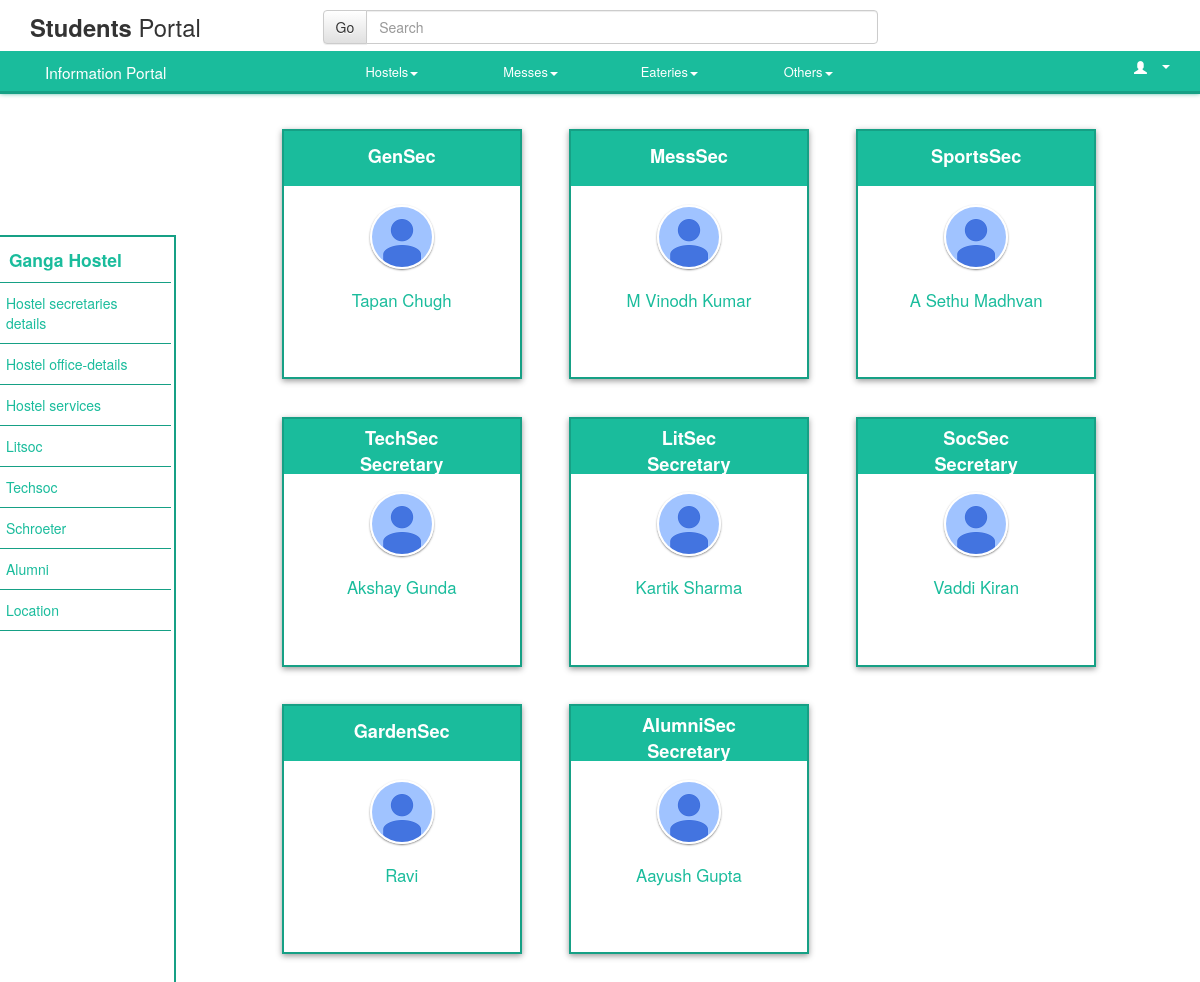
Screenshot of /hostel/hostel.php?id=4 with the database file from the repository.
### tables this page shows
CREATE TABLE IF NOT EXISTS `hostel_list` (
`hostel_id` int(11) NOT NULL,
  `hostel_name` varchar(11) NOT NULL,
  `lat` double NOT NULL,
  `long` double NOT NULL,
  `hostel_nick` varchar(10) NOT NULL,
  `DOffice` varchar(400) NOT NULL,
  `Numbers` varchar(40) NOT NULL
);

CREATE TABLE IF NOT EXISTS `contacts` (
  `hostel_id` int(1) DEFAULT NULL,
  `s_no` int(11) NOT NULL,
  `username` varchar(8) NOT NULL,
  `name` varchar(25) DEFAULT NULL,
  `post` varchar(27) DEFAULT NULL,
  `room` varchar(6) NOT NULL,
  `contact_no` bigint(10) DEFAULT NULL,
  `email_id` varchar(29) DEFAULT NULL
);

### hostel/hostel.php (the view, shortened to what this page needs)
<?php
$id=$_GET['id'];
$sql="SELECT * FROM hostel_list WHERE hostel_id='{$id}'";
$data=mysql_query($sql);
$row=mysql_fetch_assoc($data);
$name=$row["hostel_name"];
?>
<!DOCTYPE html>
<html>
	<head>
        <link rel="stylesheet" href="https://maxcdn.bootstrapcdn.com/bootstrap/3.3.1/css/bootstrap.min.css" />
        <link rel="stylesheet" href="https://maxcdn.bootstrapcdn.com/bootstrap/3.3.1/css/bootstrap-theme.min.css" />
		<link href="css/hostel.css" rel="stylesheet" />
		<link rel="stylesheet" type="text/css" href="css/hostel.css"/>
		<link rel="stylesheet" type="text/css" href="../css/ferro.css"/>
		<link rel="stylesheet" type="text/css" href="../css/wheelmenu.css"/>
		<link rel="stylesheet" type="text/css" href="../css/dnb.css" />
	</head>
<body>
	    <?php
			require '../includes/navbar.php'
        ?>
		<div class="container-fluid contain1">
			<div class="row">
				<div class="sidebar col-xs-1 col-sm-1 col-md-2 col-lg-2">
					<ul class="nav nav-sidebar">
							<li class="bull"><a href='#' id="hos"><?php echo $name;?> Hostel</a></li>
							<li class="bull"><a href='#' class="kill">Hostel secretaries details</a></li>
							<li class="bull"><a href='head.php?varname=<?php echo $id; ?>' class="kill">Hostel office-details</a></li>
							<li class="bull"><a href='Hostel_Services.php?varname=<?php echo $id; ?>' class="kill">Hostel services</a></li>
							<li class="bull"><a href='#' class="kill">Litsoc</a></li>
							<li class="bull"><a href='#' class="kill">Techsoc</a></li>
							<li class="bull"><a href='#' class="kill">Schroeter</a></li>
							<li class="bull"><a href='#' class="kill">Alumni</a></li>
						<li class="bull"><a href="#" onclick="access();" class="kill">Location</a></li>
					</ul>
				</div>
			</div>
		</div>
		<div class="container-fluid">
			<div class="col-md-10 col-md-offset-2 col-sm-offset-2 col-sm-10">
				<?php
					$sno=1;
					while($sno<=8)
					{
						$query="SELECT * FROM contacts WHERE hostel_id='{$id}' and s_no='{$sno}'";
						$result=mysql_query($query);
						$sec=mysql_fetch_assoc($result);
						if($sno==4)
						{
							echo "
								<div class='col-md-4 col-sm-6 screen screen12 slum'>
									<div class='header'>
										<p class='oned padaffairs'>";
							echo nl2br($sec['post']."\nSecretary");
							echo "</p>
									</div>
									<div class='slider'>
										<div id='s1'>
											<div class='header1'>
												<img class='img-circle img-responsive hidden-xs hidden-sm' src='img/photo.png'>
													<p class='hw'>".ucwords(strtolower(str_replace("."," ",$sec["name"]))).
													"</p>
											</div>
										</div>
										<div class='header2'>
											<div class='heal' id='h1' class='hid'>
												<p>";
												echo "</p><p>";
												echo "</p><p>";
												echo "</p><p>";
												echo "</p>
											</div>
										</div>
									</div>
								</div>";
						}
						else if($sno==1||$sno==7)
						{
							echo "
								<div class='col-md-4 col-sm-6 screen screen12 slum'>
									<div class='header'>
										<p class='oned padnone'>".$sec['post']."</p>
									</div>
									<div class='slider'>
										<div id='s1'>
											<div class='header1'>
												<img class='img-circle img-responsive hidden-xs hidden-sm' src='img/photo.png'>
													<p class='hw'>".ucwords(strtolower(str_replace("."," ",$sec["name"]))).
													"</p>
											</div>
										</div>
										<div class='header2'>
											<div class='heal' id='h1' class='hid'>
												<p>";
												echo "</p><p>";
												echo "</p><p>";
												echo "</p><p>";
												echo "</p>
											</div>
										</div>
									</div>
								</div>";
						}
						else if($sno==5||$sno==6||$sno==8)
						{
							echo "
								<div class='col-md-4 col-sm-6 screen slum'>
									<div class='header'>
										<p class='oned padaffairs'>";
							echo nl2br($sec['post']."\nSecretary");
							echo "</p>
								</div>
									<div class='slider'>
										<div id='s1'>
											<div class='header1'>
												<img class='img-circle img-responsive hidden-xs hidden-sm' src='img/photo.png'>
													<p class='hw'>".ucwords(strtolower(str_replace("."," ",$sec["name"]))).
													"</p>
											</div>
										</div>
										<div class='header2'>
											<div class='heal' id='h1' class='hid'>
												<p>";
												echo "</p><p>";
												echo "</p><p>";
												echo "</p><p>";
												echo "</p>
											</div>
										</div>
									</div>
								</div>";
						}
						else
						{
							echo "
								<div class='col-md-4 col-sm-6 screen slum'>
									<div class='header'>
										<p class='oned padnone'>".$sec['post']."</p>
									</div>
									<div class='slider'>
										<div id='s1'>
											<div class='header1'>
												<img class='img-circle img-responsive hidden-xs hidden-sm' src='img/photo.png'>
													<p class='hw'>".ucwords(strtolower(str_replace("."," ",$sec["name"]))).
													"</p>
											</div>
										</div>
										<div class='header2'>
											<div class='heal' id='h1' class='hid'>
												<p>";
												echo "</p><p>";
												echo "</p><p>";
												echo "</p><p>";
												echo "</p>
											</div>
										</div>
									</div>
								</div>";
						}
						$sno++;
					}
				?>
			</div>
		</div>
	</body>
</html>

### hostel/css/hostel.css (style rules this page uses)
body { background-color:white!important; margin-bottom:-5%; }
.oned { font-size: 130%; font-weight: bold; }
.header { width:100% !important; height:55px; text-align:center; background-color:#1abc9c; color:white; }
.img-circle { width:64px!important; height:64px!important; border-radius:100%!important; margin:auto; margin-top: 8%; border:2px solid #fff; box-shadow:0px 1px 2px rgba(0, 0, 0, 0.5); }
.row { overflow:hidden!important; }
.screen { background-color:white!important; box-shadow: 0px 2px 6px #999; overflow:hidden; color:#1abc9c!important; margin-top: 2%; margin-right:5%; border:2px solid #16a085; }
.screen12 { margin-left:6%; }
.slider { width:200%; float:left; left:0; position:relative; -webkit-transition: all 0.5s ease-in-out; transition: all 0.5s ease-in-out; }
.header1, .header2 { text-align:center; width:50%; float:left; height:20%!important; color:#1abc9c; position:relative; }
.oned { position:relative; top:6px; }
.sidebar { background-color: white; margin-left: -1%; position:fixed!important; border-right: 2px solid #16a085; border-top:2px solid #16a085; margin-top:0.05%; height: 100%; margin-left:-2%; color:#1abc9c; z-index:500; }
.sidebar a { color:#1abc9c; }
@media screen and (min-width:1175px) and (max-width:1220px) { .slum { width:240px!important; padding: 0px!important } }
@media screen and (min-width:1175px) and (max-width:1220px) { .screen { margin-top:4%; } }
.heal { margin-top: 8%; font-size: 80%; }
.nav-sidebar>li>a { color:#1abc9c; font-size: 100%; }
.bull { border-bottom: 1px solid #16a085; width:107%!important; }
#hos { color:#1abc9c; font-weight: bold; font-size: 125%; padding-left: 10%!important; }
.contain1 { position:relative; top:15%!important; }
.hw { margin-top: 8%; font-size:120%; }
.padnone { padding-top:2.5%; }
.padaffairs { padding-bottom:.5%; }

### css/dnb.css (style rules this page uses)
html,body { margin: 0px; padding: 0px; }

### rows the page displays
hostel_list: hostel_name "Ganga"
contacts: post "GenSec", name "Tapan Chugh"
contacts: post "MessSec", name "M Vinodh Kumar"
contacts: post "SportsSec", name "A Sethu Madhvan"
contacts: post "TechSec Secretary", name "Akshay Gunda"
contacts: post "LitSec Secretary", name "Kartik Sharma"
contacts: post "SocSec Secretary", name "Vaddi Kiran"
contacts: post "GardenSec", name "Ravi"
contacts: post "AlumniSec Secretary", name "Aayush Gupta"
